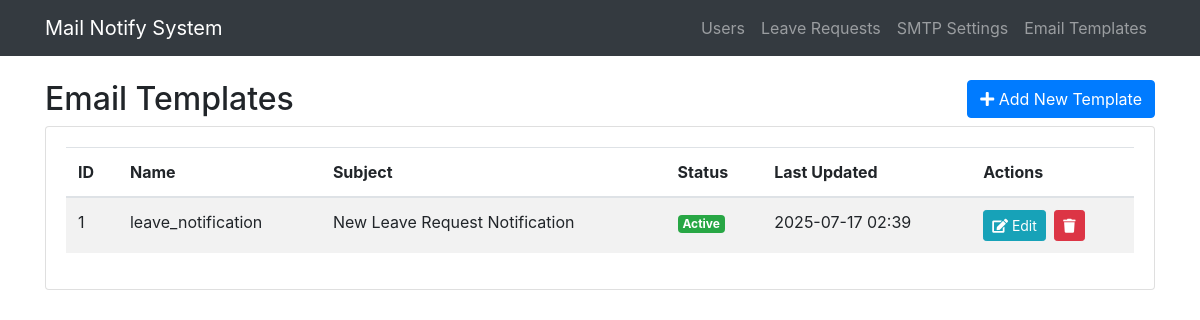
/email_templates.php, run on the app's committed database.
### tables this page shows
CREATE TABLE email_templates (
    id INT AUTO_INCREMENT PRIMARY KEY,
    name VARCHAR(100) NOT NULL,
    subject VARCHAR(200) NOT NULL,
    content TEXT NOT NULL,
    is_active BOOLEAN DEFAULT TRUE,
    updated_at TIMESTAMP DEFAULT CURRENT_TIMESTAMP ON UPDATE CURRENT_TIMESTAMP
);

### email_templates.php (the view, shortened to what this page needs)
<?php
require_once 'config/database.php';
include 'includes/header.php';
$stmt = $pdo->query("SELECT * FROM email_templates ORDER BY name");
$templates = $stmt->fetchAll(PDO::FETCH_ASSOC);
?>
<div class="row">
    <div class="col-md-8">
        <h2>Email Templates</h2>
    </div>
    <div class="col-md-4 text-right">
        <button class="btn btn-primary" data-toggle="modal" data-target="#addTemplateModal">
            <i class="fas fa-plus"></i> Add New Template
        </button>
    </div>
</div>
<div class="row">
    <div class="col-md-12">
        <div class="card">
            <div class="card-body">
                <table class="table table-striped">
                    <thead>
                        <tr>
                            <th>ID</th>
                            <th>Name</th>
                            <th>Subject</th>
                            <th>Status</th>
                            <th>Last Updated</th>
                            <th>Actions</th>
                        </tr>
                    </thead>
                    <tbody>
                        <?php foreach ($templates as $template): ?>
                        <tr>
                            <td><?php echo $template['id']; ?></td>
                            <td><?php echo htmlspecialchars($template['name']); ?></td>
                            <td><?php echo htmlspecialchars(substr($template['subject'], 0, 50)) . (strlen($template['subject']) > 50 ? '...' : ''); ?></td>
                            <td>
                                <span class="badge badge-<?php echo $template['is_active'] ? 'success' : 'secondary'; ?>">
                                    <?php echo $template['is_active'] ? 'Active' : 'Inactive'; ?>
                                </span>
                            </td>
                            <td><?php echo date('Y-m-d H:i', strtotime($template['updated_at'])); ?></td>
                            <td>
                                <button class="btn btn-sm btn-info edit-template"
                                        data-id="<?php echo $template['id']; ?>"
                                        data-name="<?php echo htmlspecialchars($template['name']); ?>"
                                        data-subject="<?php echo htmlspecialchars($template['subject']); ?>"
                                        data-content="<?php echo htmlspecialchars($template['content']); ?>">
                                    <i class="fas fa-edit"></i> Edit
                                </button>
                                <a href="delete_template.php?id=<?php echo $template['id']; ?>"
                                   class="btn btn-sm btn-danger ml-1"
                                   onclick="return confirm('Are you sure you want to delete this template?')">
                                    <i class="fas fa-trash"></i>
                                </a>
                            </td>
                        </tr>
                        <?php endforeach; ?>
                    </tbody>
                </table>
            </div>
        </div>
    </div>
</div>
<?php include 'includes/footer.php'; ?>

### data on the page
email_templates: id "1", name "leave_notification", subject "New Leave Request Notification", is_active "Active", updated_at "2025-07-17 02:39"
